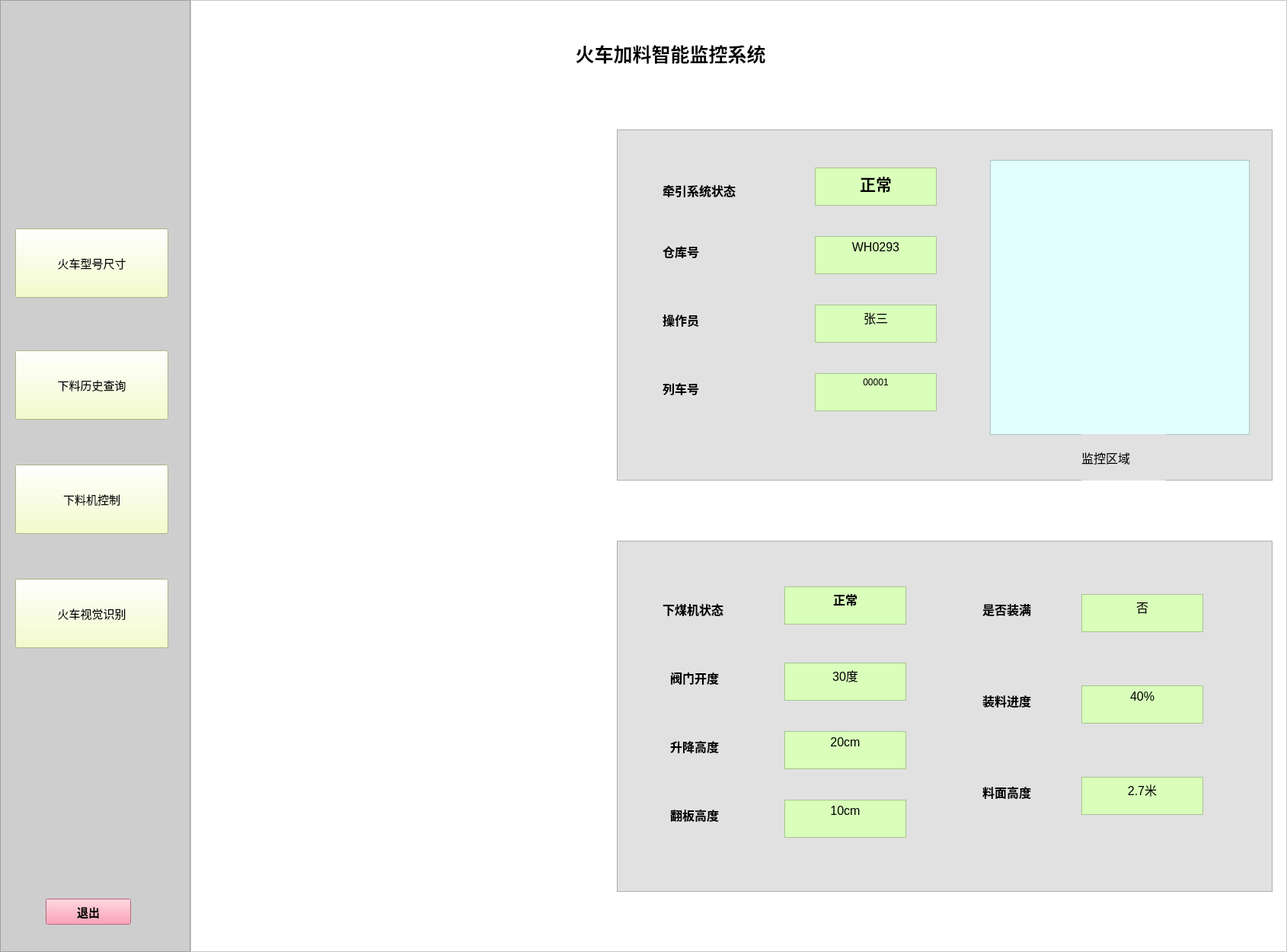
<?xml version="1.0" encoding="UTF-8"?>
<ui version="4.0">
 <class>MainWindow</class>
 <widget class="QMainWindow" name="MainWindow">
  <property name="geometry">
   <rect>
    <x>0</x>
    <y>0</y>
    <width>1690</width>
    <height>1250</height>
   </rect>
  </property>
  <property name="windowTitle">
   <string>MainWindow</string>
  </property>
  <widget class="QWidget" name="centralwidget">
   <layout class="QHBoxLayout" name="horizontalLayout" stretch="0,0">
    <property name="spacing">
     <number>0</number>
    </property>
    <property name="leftMargin">
     <number>0</number>
    </property>
    <property name="topMargin">
     <number>0</number>
    </property>
    <property name="rightMargin">
     <number>0</number>
    </property>
    <property name="bottomMargin">
     <number>0</number>
    </property>
    <item>
     <widget class="QFrame" name="frame_window">
      <property name="maximumSize">
       <size>
        <width>250</width>
        <height>16777215</height>
       </size>
      </property>
      <property name="styleSheet">
       <string notr="true">QFrame{
	background-color:rgb(206, 206, 206);
}</string>
      </property>
      <property name="frameShape">
       <enum>QFrame::StyledPanel</enum>
      </property>
      <property name="frameShadow">
       <enum>QFrame::Raised</enum>
      </property>
      <widget class="QPushButton" name="pushButton">
       <property name="geometry">
        <rect>
         <x>60</x>
         <y>1180</y>
         <width>112</width>
         <height>34</height>
        </rect>
       </property>
       <property name="font">
        <font>
         <pointsize>11</pointsize>
         <weight>75</weight>
         <bold>true</bold>
        </font>
       </property>
       <property name="styleSheet">
        <string notr="true">QPushButton{
background-color:rgb(255, 135, 163)
}</string>
       </property>
       <property name="text">
        <string>退出</string>
       </property>
      </widget>
      <widget class="QPushButton" name="pushButton_5">
       <property name="geometry">
        <rect>
         <x>20</x>
         <y>760</y>
         <width>201</width>
         <height>91</height>
        </rect>
       </property>
       <property name="font">
        <font>
         <pointsize>11</pointsize>
        </font>
       </property>
       <property name="styleSheet">
        <string notr="true">QPushButton{
background-color:rgb(243, 255, 189)
}</string>
       </property>
       <property name="text">
        <string>火车视觉识别</string>
       </property>
      </widget>
      <widget class="QPushButton" name="pushButton_6">
       <property name="geometry">
        <rect>
         <x>20</x>
         <y>610</y>
         <width>201</width>
         <height>91</height>
        </rect>
       </property>
       <property name="font">
        <font>
         <pointsize>11</pointsize>
        </font>
       </property>
       <property name="styleSheet">
        <string notr="true">QPushButton{
background-color:rgb(243, 255, 189)
}</string>
       </property>
       <property name="text">
        <string>下料机控制</string>
       </property>
      </widget>
      <widget class="QPushButton" name="pushButton_7">
       <property name="geometry">
        <rect>
         <x>20</x>
         <y>460</y>
         <width>201</width>
         <height>91</height>
        </rect>
       </property>
       <property name="font">
        <font>
         <pointsize>11</pointsize>
        </font>
       </property>
       <property name="styleSheet">
        <string notr="true">QPushButton{
background-color:rgb(243, 255, 189)
}</string>
       </property>
       <property name="text">
        <string>下料历史查询</string>
       </property>
      </widget>
      <widget class="QPushButton" name="pushButton_8">
       <property name="geometry">
        <rect>
         <x>20</x>
         <y>300</y>
         <width>201</width>
         <height>91</height>
        </rect>
       </property>
       <property name="font">
        <font>
         <pointsize>11</pointsize>
        </font>
       </property>
       <property name="styleSheet">
        <string notr="true">QPushButton{
background-color:rgb(243, 255, 189)
}</string>
       </property>
       <property name="text">
        <string>火车型号尺寸</string>
       </property>
      </widget>
     </widget>
    </item>
    <item>
     <widget class="QFrame" name="frame_menu">
      <property name="styleSheet">
       <string notr="true">QFrame{
	background-color:rgb(255, 255, 255)
}</string>
      </property>
      <property name="frameShape">
       <enum>QFrame::StyledPanel</enum>
      </property>
      <property name="frameShadow">
       <enum>QFrame::Raised</enum>
      </property>
      <widget class="QLabel" name="System_name">
       <property name="geometry">
        <rect>
         <x>270</x>
         <y>30</y>
         <width>721</width>
         <height>81</height>
        </rect>
       </property>
       <property name="font">
        <font>
         <pointsize>19</pointsize>
         <weight>75</weight>
         <bold>true</bold>
        </font>
       </property>
       <property name="text">
        <string>火车加料智能监控系统</string>
       </property>
       <property name="textFormat">
        <enum>Qt::AutoText</enum>
       </property>
       <property name="alignment">
        <set>Qt::AlignCenter</set>
       </property>
      </widget>
      <widget class="QLabel" name="label">
       <property name="geometry">
        <rect>
         <x>150</x>
         <y>710</y>
         <width>201</width>
         <height>441</height>
        </rect>
       </property>
       <property name="styleSheet">
        <string notr="true">border-image:url(:/machine/下煤机.jpg)</string>
       </property>
       <property name="text">
        <string/>
       </property>
      </widget>
      <widget class="QFrame" name="frame">
       <property name="geometry">
        <rect>
         <x>560</x>
         <y>710</y>
         <width>861</width>
         <height>461</height>
        </rect>
       </property>
       <property name="styleSheet">
        <string notr="true">QFrame{
	background-color:rgb(225, 225, 225)
}</string>
       </property>
       <property name="frameShape">
        <enum>QFrame::StyledPanel</enum>
       </property>
       <property name="frameShadow">
        <enum>QFrame::Raised</enum>
       </property>
       <widget class="QLabel" name="label_wh_2">
        <property name="geometry">
         <rect>
          <x>70</x>
          <y>140</y>
          <width>200</width>
          <height>80</height>
         </rect>
        </property>
        <property name="font">
         <font>
          <pointsize>12</pointsize>
          <weight>75</weight>
          <bold>true</bold>
         </font>
        </property>
        <property name="text">
         <string>阀门开度</string>
        </property>
       </widget>
       <widget class="QLabel" name="label_wh_3">
        <property name="geometry">
         <rect>
          <x>70</x>
          <y>230</y>
          <width>200</width>
          <height>80</height>
         </rect>
        </property>
        <property name="font">
         <font>
          <pointsize>12</pointsize>
          <weight>75</weight>
          <bold>true</bold>
         </font>
        </property>
        <property name="text">
         <string>升降高度</string>
        </property>
       </widget>
       <widget class="QLabel" name="label_wh_4">
        <property name="geometry">
         <rect>
          <x>70</x>
          <y>320</y>
          <width>200</width>
          <height>80</height>
         </rect>
        </property>
        <property name="font">
         <font>
          <pointsize>12</pointsize>
          <weight>75</weight>
          <bold>true</bold>
         </font>
        </property>
        <property name="text">
         <string>翻板高度</string>
        </property>
       </widget>
       <widget class="QLabel" name="label_wh_6">
        <property name="geometry">
         <rect>
          <x>480</x>
          <y>50</y>
          <width>200</width>
          <height>80</height>
         </rect>
        </property>
        <property name="font">
         <font>
          <pointsize>12</pointsize>
          <weight>75</weight>
          <bold>true</bold>
         </font>
        </property>
        <property name="text">
         <string>是否装满</string>
        </property>
       </widget>
       <widget class="QLabel" name="label_wh_7">
        <property name="geometry">
         <rect>
          <x>480</x>
          <y>170</y>
          <width>200</width>
          <height>80</height>
         </rect>
        </property>
        <property name="font">
         <font>
          <pointsize>12</pointsize>
          <weight>75</weight>
          <bold>true</bold>
         </font>
        </property>
        <property name="text">
         <string>装料进度</string>
        </property>
       </widget>
       <widget class="QLabel" name="label_wh_5">
        <property name="geometry">
         <rect>
          <x>480</x>
          <y>290</y>
          <width>200</width>
          <height>80</height>
         </rect>
        </property>
        <property name="font">
         <font>
          <pointsize>12</pointsize>
          <weight>75</weight>
          <bold>true</bold>
         </font>
        </property>
        <property name="text">
         <string>料面高度</string>
        </property>
       </widget>
       <widget class="QLabel" name="label_wh_8">
        <property name="geometry">
         <rect>
          <x>60</x>
          <y>50</y>
          <width>200</width>
          <height>80</height>
         </rect>
        </property>
        <property name="font">
         <font>
          <pointsize>12</pointsize>
          <weight>75</weight>
          <bold>true</bold>
         </font>
        </property>
        <property name="text">
         <string>下煤机状态</string>
        </property>
       </widget>
       <widget class="QTextBrowser" name="textBrowser_chk_2">
        <property name="geometry">
         <rect>
          <x>220</x>
          <y>60</y>
          <width>160</width>
          <height>50</height>
         </rect>
        </property>
        <property name="styleSheet">
         <string notr="true">QTextBrowser{
background-color:rgb(217, 255, 187)
}</string>
        </property>
        <property name="html">
         <string>&lt;!DOCTYPE HTML PUBLIC &quot;-//W3C//DTD HTML 4.0//EN&quot; &quot;http://www.w3.org/TR/REC-html40/strict.dtd&quot;&gt;
&lt;html&gt;&lt;head&gt;&lt;meta name=&quot;qrichtext&quot; content=&quot;1&quot; /&gt;&lt;style type=&quot;text/css&quot;&gt;
p, li { white-space: pre-wrap; }
&lt;/style&gt;&lt;/head&gt;&lt;body style=&quot; font-family:'SimSun'; font-size:9pt; font-weight:400; font-style:normal;&quot;&gt;
&lt;p align=&quot;center&quot; style=&quot; margin-top:0px; margin-bottom:0px; margin-left:0px; margin-right:0px; -qt-block-indent:0; text-indent:0px;&quot;&gt;&lt;span style=&quot; font-size:12pt; font-weight:600;&quot;&gt;正常&lt;/span&gt;&lt;/p&gt;&lt;/body&gt;&lt;/html&gt;</string>
        </property>
       </widget>
       <widget class="QTextBrowser" name="textBrowser_chk_3">
        <property name="geometry">
         <rect>
          <x>220</x>
          <y>160</y>
          <width>160</width>
          <height>50</height>
         </rect>
        </property>
        <property name="styleSheet">
         <string notr="true">QTextBrowser{
background-color:rgb(217, 255, 187)
}</string>
        </property>
        <property name="html">
         <string>&lt;!DOCTYPE HTML PUBLIC &quot;-//W3C//DTD HTML 4.0//EN&quot; &quot;http://www.w3.org/TR/REC-html40/strict.dtd&quot;&gt;
&lt;html&gt;&lt;head&gt;&lt;meta name=&quot;qrichtext&quot; content=&quot;1&quot; /&gt;&lt;style type=&quot;text/css&quot;&gt;
p, li { white-space: pre-wrap; }
&lt;/style&gt;&lt;/head&gt;&lt;body style=&quot; font-family:'SimSun'; font-size:9pt; font-weight:400; font-style:normal;&quot;&gt;
&lt;p align=&quot;center&quot; style=&quot; margin-top:0px; margin-bottom:0px; margin-left:0px; margin-right:0px; -qt-block-indent:0; text-indent:0px;&quot;&gt;&lt;span style=&quot; font-size:12pt;&quot;&gt;30度&lt;/span&gt;&lt;/p&gt;&lt;/body&gt;&lt;/html&gt;</string>
        </property>
       </widget>
       <widget class="QTextBrowser" name="textBrowser_chk_4">
        <property name="geometry">
         <rect>
          <x>220</x>
          <y>250</y>
          <width>160</width>
          <height>50</height>
         </rect>
        </property>
        <property name="styleSheet">
         <string notr="true">QTextBrowser{
background-color:rgb(217, 255, 187)
}</string>
        </property>
        <property name="html">
         <string>&lt;!DOCTYPE HTML PUBLIC &quot;-//W3C//DTD HTML 4.0//EN&quot; &quot;http://www.w3.org/TR/REC-html40/strict.dtd&quot;&gt;
&lt;html&gt;&lt;head&gt;&lt;meta name=&quot;qrichtext&quot; content=&quot;1&quot; /&gt;&lt;style type=&quot;text/css&quot;&gt;
p, li { white-space: pre-wrap; }
&lt;/style&gt;&lt;/head&gt;&lt;body style=&quot; font-family:'SimSun'; font-size:9pt; font-weight:400; font-style:normal;&quot;&gt;
&lt;p align=&quot;center&quot; style=&quot; margin-top:0px; margin-bottom:0px; margin-left:0px; margin-right:0px; -qt-block-indent:0; text-indent:0px;&quot;&gt;&lt;span style=&quot; font-size:12pt;&quot;&gt;20cm&lt;/span&gt;&lt;/p&gt;&lt;/body&gt;&lt;/html&gt;</string>
        </property>
       </widget>
       <widget class="QTextBrowser" name="textBrowser_chk_5">
        <property name="geometry">
         <rect>
          <x>220</x>
          <y>340</y>
          <width>160</width>
          <height>50</height>
         </rect>
        </property>
        <property name="styleSheet">
         <string notr="true">QTextBrowser{
background-color:rgb(217, 255, 187)
}</string>
        </property>
        <property name="html">
         <string>&lt;!DOCTYPE HTML PUBLIC &quot;-//W3C//DTD HTML 4.0//EN&quot; &quot;http://www.w3.org/TR/REC-html40/strict.dtd&quot;&gt;
&lt;html&gt;&lt;head&gt;&lt;meta name=&quot;qrichtext&quot; content=&quot;1&quot; /&gt;&lt;style type=&quot;text/css&quot;&gt;
p, li { white-space: pre-wrap; }
&lt;/style&gt;&lt;/head&gt;&lt;body style=&quot; font-family:'SimSun'; font-size:9pt; font-weight:400; font-style:normal;&quot;&gt;
&lt;p align=&quot;center&quot; style=&quot; margin-top:0px; margin-bottom:0px; margin-left:0px; margin-right:0px; -qt-block-indent:0; text-indent:0px;&quot;&gt;&lt;span style=&quot; font-size:12pt;&quot;&gt;10cm&lt;/span&gt;&lt;/p&gt;&lt;/body&gt;&lt;/html&gt;</string>
        </property>
       </widget>
       <widget class="QTextBrowser" name="textBrowser_chk_6">
        <property name="geometry">
         <rect>
          <x>610</x>
          <y>310</y>
          <width>160</width>
          <height>50</height>
         </rect>
        </property>
        <property name="styleSheet">
         <string notr="true">QTextBrowser{
background-color:rgb(217, 255, 187)
}</string>
        </property>
        <property name="html">
         <string>&lt;!DOCTYPE HTML PUBLIC &quot;-//W3C//DTD HTML 4.0//EN&quot; &quot;http://www.w3.org/TR/REC-html40/strict.dtd&quot;&gt;
&lt;html&gt;&lt;head&gt;&lt;meta name=&quot;qrichtext&quot; content=&quot;1&quot; /&gt;&lt;style type=&quot;text/css&quot;&gt;
p, li { white-space: pre-wrap; }
&lt;/style&gt;&lt;/head&gt;&lt;body style=&quot; font-family:'SimSun'; font-size:9pt; font-weight:400; font-style:normal;&quot;&gt;
&lt;p align=&quot;center&quot; style=&quot; margin-top:0px; margin-bottom:0px; margin-left:0px; margin-right:0px; -qt-block-indent:0; text-indent:0px;&quot;&gt;&lt;span style=&quot; font-size:12pt;&quot;&gt;2.7米&lt;/span&gt;&lt;/p&gt;&lt;/body&gt;&lt;/html&gt;</string>
        </property>
       </widget>
       <widget class="QTextBrowser" name="textBrowser_chk_7">
        <property name="geometry">
         <rect>
          <x>610</x>
          <y>190</y>
          <width>160</width>
          <height>50</height>
         </rect>
        </property>
        <property name="styleSheet">
         <string notr="true">QTextBrowser{
background-color:rgb(217, 255, 187)
}</string>
        </property>
        <property name="html">
         <string>&lt;!DOCTYPE HTML PUBLIC &quot;-//W3C//DTD HTML 4.0//EN&quot; &quot;http://www.w3.org/TR/REC-html40/strict.dtd&quot;&gt;
&lt;html&gt;&lt;head&gt;&lt;meta name=&quot;qrichtext&quot; content=&quot;1&quot; /&gt;&lt;style type=&quot;text/css&quot;&gt;
p, li { white-space: pre-wrap; }
&lt;/style&gt;&lt;/head&gt;&lt;body style=&quot; font-family:'SimSun'; font-size:9pt; font-weight:400; font-style:normal;&quot;&gt;
&lt;p align=&quot;center&quot; style=&quot; margin-top:0px; margin-bottom:0px; margin-left:0px; margin-right:0px; -qt-block-indent:0; text-indent:0px;&quot;&gt;&lt;span style=&quot; font-size:12pt;&quot;&gt;40%&lt;/span&gt;&lt;/p&gt;&lt;/body&gt;&lt;/html&gt;</string>
        </property>
       </widget>
       <widget class="QTextBrowser" name="textBrowser_chk_8">
        <property name="geometry">
         <rect>
          <x>610</x>
          <y>70</y>
          <width>160</width>
          <height>50</height>
         </rect>
        </property>
        <property name="styleSheet">
         <string notr="true">QTextBrowser{
background-color:rgb(217, 255, 187)
}</string>
        </property>
        <property name="html">
         <string>&lt;!DOCTYPE HTML PUBLIC &quot;-//W3C//DTD HTML 4.0//EN&quot; &quot;http://www.w3.org/TR/REC-html40/strict.dtd&quot;&gt;
&lt;html&gt;&lt;head&gt;&lt;meta name=&quot;qrichtext&quot; content=&quot;1&quot; /&gt;&lt;style type=&quot;text/css&quot;&gt;
p, li { white-space: pre-wrap; }
&lt;/style&gt;&lt;/head&gt;&lt;body style=&quot; font-family:'SimSun'; font-size:9pt; font-weight:400; font-style:normal;&quot;&gt;
&lt;p align=&quot;center&quot; style=&quot; margin-top:0px; margin-bottom:0px; margin-left:0px; margin-right:0px; -qt-block-indent:0; text-indent:0px;&quot;&gt;&lt;span style=&quot; font-size:12pt;&quot;&gt;否&lt;/span&gt;&lt;/p&gt;&lt;/body&gt;&lt;/html&gt;</string>
        </property>
       </widget>
      </widget>
      <widget class="QLabel" name="label_2">
       <property name="geometry">
        <rect>
         <x>20</x>
         <y>300</y>
         <width>511</width>
         <height>241</height>
        </rect>
       </property>
       <property name="styleSheet">
        <string notr="true">border-image:url(:/train/火车.jpg)</string>
       </property>
       <property name="text">
        <string/>
       </property>
      </widget>
      <widget class="QFrame" name="frame_2">
       <property name="geometry">
        <rect>
         <x>560</x>
         <y>170</y>
         <width>861</width>
         <height>461</height>
        </rect>
       </property>
       <property name="styleSheet">
        <string notr="true">QFrame{
	background-color:rgb(225, 225, 225)
}</string>
       </property>
       <property name="frameShape">
        <enum>QFrame::StyledPanel</enum>
       </property>
       <property name="frameShadow">
        <enum>QFrame::Raised</enum>
       </property>
       <widget class="QLabel" name="label_qy">
        <property name="geometry">
         <rect>
          <x>60</x>
          <y>40</y>
          <width>200</width>
          <height>80</height>
         </rect>
        </property>
        <property name="font">
         <font>
          <pointsize>12</pointsize>
          <weight>75</weight>
          <bold>true</bold>
         </font>
        </property>
        <property name="text">
         <string>牵引系统状态</string>
        </property>
       </widget>
       <widget class="QLabel" name="label_wh">
        <property name="geometry">
         <rect>
          <x>60</x>
          <y>120</y>
          <width>200</width>
          <height>80</height>
         </rect>
        </property>
        <property name="font">
         <font>
          <pointsize>12</pointsize>
          <weight>75</weight>
          <bold>true</bold>
         </font>
        </property>
        <property name="text">
         <string>仓库号</string>
        </property>
       </widget>
       <widget class="QLabel" name="label_czy">
        <property name="geometry">
         <rect>
          <x>60</x>
          <y>210</y>
          <width>200</width>
          <height>80</height>
         </rect>
        </property>
        <property name="font">
         <font>
          <pointsize>12</pointsize>
          <weight>75</weight>
          <bold>true</bold>
         </font>
        </property>
        <property name="text">
         <string>操作员</string>
        </property>
       </widget>
       <widget class="QLabel" name="label_lch">
        <property name="geometry">
         <rect>
          <x>60</x>
          <y>300</y>
          <width>200</width>
          <height>80</height>
         </rect>
        </property>
        <property name="font">
         <font>
          <pointsize>12</pointsize>
          <weight>75</weight>
          <bold>true</bold>
         </font>
        </property>
        <property name="text">
         <string>列车号</string>
        </property>
       </widget>
       <widget class="QTextBrowser" name="textBrowser_xtzt">
        <property name="geometry">
         <rect>
          <x>260</x>
          <y>50</y>
          <width>160</width>
          <height>50</height>
         </rect>
        </property>
        <property name="styleSheet">
         <string notr="true">QTextBrowser{
background-color:rgb(217, 255, 187)
}</string>
        </property>
        <property name="html">
         <string>&lt;!DOCTYPE HTML PUBLIC &quot;-//W3C//DTD HTML 4.0//EN&quot; &quot;http://www.w3.org/TR/REC-html40/strict.dtd&quot;&gt;
&lt;html&gt;&lt;head&gt;&lt;meta name=&quot;qrichtext&quot; content=&quot;1&quot; /&gt;&lt;style type=&quot;text/css&quot;&gt;
p, li { white-space: pre-wrap; }
&lt;/style&gt;&lt;/head&gt;&lt;body style=&quot; font-family:'SimSun'; font-size:9pt; font-weight:400; font-style:normal;&quot;&gt;
&lt;p align=&quot;center&quot; style=&quot; margin-top:0px; margin-bottom:0px; margin-left:0px; margin-right:0px; -qt-block-indent:0; text-indent:0px;&quot;&gt;&lt;span style=&quot; font-size:16pt; font-weight:600;&quot;&gt;正常&lt;/span&gt;&lt;/p&gt;&lt;/body&gt;&lt;/html&gt;</string>
        </property>
       </widget>
       <widget class="QTextBrowser" name="textBrowser_chk">
        <property name="geometry">
         <rect>
          <x>260</x>
          <y>140</y>
          <width>160</width>
          <height>50</height>
         </rect>
        </property>
        <property name="styleSheet">
         <string notr="true">QTextBrowser{
background-color:rgb(217, 255, 187)
}</string>
        </property>
        <property name="html">
         <string>&lt;!DOCTYPE HTML PUBLIC &quot;-//W3C//DTD HTML 4.0//EN&quot; &quot;http://www.w3.org/TR/REC-html40/strict.dtd&quot;&gt;
&lt;html&gt;&lt;head&gt;&lt;meta name=&quot;qrichtext&quot; content=&quot;1&quot; /&gt;&lt;style type=&quot;text/css&quot;&gt;
p, li { white-space: pre-wrap; }
&lt;/style&gt;&lt;/head&gt;&lt;body style=&quot; font-family:'SimSun'; font-size:9pt; font-weight:400; font-style:normal;&quot;&gt;
&lt;p align=&quot;center&quot; style=&quot; margin-top:0px; margin-bottom:0px; margin-left:0px; margin-right:0px; -qt-block-indent:0; text-indent:0px;&quot;&gt;&lt;span style=&quot; font-size:12pt;&quot;&gt;WH0293&lt;/span&gt;&lt;/p&gt;&lt;/body&gt;&lt;/html&gt;</string>
        </property>
       </widget>
       <widget class="QTextBrowser" name="textBrowser_czy">
        <property name="geometry">
         <rect>
          <x>260</x>
          <y>230</y>
          <width>160</width>
          <height>50</height>
         </rect>
        </property>
        <property name="styleSheet">
         <string notr="true">QTextBrowser{
background-color:rgb(217, 255, 187)
}</string>
        </property>
        <property name="html">
         <string>&lt;!DOCTYPE HTML PUBLIC &quot;-//W3C//DTD HTML 4.0//EN&quot; &quot;http://www.w3.org/TR/REC-html40/strict.dtd&quot;&gt;
&lt;html&gt;&lt;head&gt;&lt;meta name=&quot;qrichtext&quot; content=&quot;1&quot; /&gt;&lt;style type=&quot;text/css&quot;&gt;
p, li { white-space: pre-wrap; }
&lt;/style&gt;&lt;/head&gt;&lt;body style=&quot; font-family:'SimSun'; font-size:9pt; font-weight:400; font-style:normal;&quot;&gt;
&lt;p align=&quot;center&quot; style=&quot; margin-top:0px; margin-bottom:0px; margin-left:0px; margin-right:0px; -qt-block-indent:0; text-indent:0px;&quot;&gt;&lt;span style=&quot; font-size:12pt;&quot;&gt;张三&lt;/span&gt;&lt;/p&gt;&lt;/body&gt;&lt;/html&gt;</string>
        </property>
       </widget>
       <widget class="QTextBrowser" name="textBrowser_lch">
        <property name="geometry">
         <rect>
          <x>260</x>
          <y>320</y>
          <width>160</width>
          <height>50</height>
         </rect>
        </property>
        <property name="styleSheet">
         <string notr="true">QTextBrowser{
background-color:rgb(217, 255, 187)
}</string>
        </property>
        <property name="html">
         <string>&lt;!DOCTYPE HTML PUBLIC &quot;-//W3C//DTD HTML 4.0//EN&quot; &quot;http://www.w3.org/TR/REC-html40/strict.dtd&quot;&gt;
&lt;html&gt;&lt;head&gt;&lt;meta name=&quot;qrichtext&quot; content=&quot;1&quot; /&gt;&lt;style type=&quot;text/css&quot;&gt;
p, li { white-space: pre-wrap; }
&lt;/style&gt;&lt;/head&gt;&lt;body style=&quot; font-family:'SimSun'; font-size:9pt; font-weight:400; font-style:normal;&quot;&gt;
&lt;p align=&quot;center&quot; style=&quot; margin-top:0px; margin-bottom:0px; margin-left:0px; margin-right:0px; -qt-block-indent:0; text-indent:0px;&quot;&gt;00001&lt;/p&gt;&lt;/body&gt;&lt;/html&gt;</string>
        </property>
       </widget>
       <widget class="QGraphicsView" name="Train_graph">
        <property name="geometry">
         <rect>
          <x>490</x>
          <y>40</y>
          <width>341</width>
          <height>361</height>
         </rect>
        </property>
        <property name="styleSheet">
         <string notr="true">QGraphicsView{
background-color:rgb(225, 255, 253)
}
</string>
        </property>
       </widget>
       <widget class="QLabel" name="label_train">
        <property name="geometry">
         <rect>
          <x>610</x>
          <y>400</y>
          <width>111</width>
          <height>61</height>
         </rect>
        </property>
        <property name="font">
         <font>
          <pointsize>12</pointsize>
         </font>
        </property>
        <property name="text">
         <string>监控区域</string>
        </property>
       </widget>
      </widget>
     </widget>
    </item>
   </layout>
  </widget>
 </widget>
 <resources>
  <include location="pictures.qrc"/>
 </resources>
 <connections/>
</ui>
